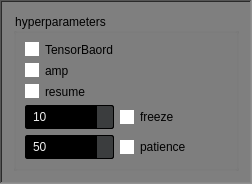
              <widget class="QFrame" name="frame_4">
               <property name="styleSheet">
                <string notr="true">background-color: rgb(127, 127, 127);
</string>
               </property>
               <property name="frameShape">
                <enum>QFrame::WinPanel</enum>
               </property>
               <property name="frameShadow">
                <enum>QFrame::Sunken</enum>
               </property>
               <layout class="QGridLayout" name="gridLayout_21">
                <item row="0" column="0">
                 <widget class="QGroupBox" name="groupBox_14">
                  <property name="layoutDirection">
                   <enum>Qt::LeftToRight</enum>
                  </property>
                  <property name="title">
                   <string>hyperparameters</string>
                  </property>
                  <layout class="QGridLayout" name="gridLayout_14">
                   <item row="6" column="0">
                    <widget class="QSpinBox" name="freeze_input">
                     <property name="sizePolicy">
                      <sizepolicy hsizetype="Preferred" vsizetype="Preferred">
                       <horstretch>0</horstretch>
                       <verstretch>0</verstretch>
                      </sizepolicy>
                     </property>
                     <property name="maximumSize">
                      <size>
                       <width>16777215</width>
                       <height>16777215</height>
                      </size>
                     </property>
                     <property name="styleSheet">
                      <string notr="true">QSpinBox, QDoubleSpinBox, QDateTimeEdit {
    background-color: rgb(0, 0, 0) /*bg_gen*/;
    color: rgb(238, 238, 238) /*txt*/;
    border: 1px solid #000;
    padding: 3px;
    padding-left: 5px;
    border-radius: 2px;
}

QDoubleSpinBox::up-button, QSpinBox::up-button, QDateTimeEdit::up-button {
    border-top-right-radius: 2px;
    background-color: rgb(59, 61, 62) /*bg_alt*/;
    width: 16px;
    border-width: 1px;
}

QDoubleSpinBox::up-button:hover, QSpinBox::up-button:hover, QDateTimeEdit::up-button:hover {
    background-color: orange;
}

QDoubleSpinBox::up-button:pressed, QSpinBox::up-button:pressed, QDateTimeEdit::up-button:pressed {
    background-color: red;
}

QDoubleSpinBox::up-arrow, QSpinBox::up-arrow, QDateTimeEdit::up-arrow {
    image: url(:/16x16/icons/16x16/up.gif);
    width: 7px;
    height: 7px;
}

QDoubleSpinBox::down-button, QSpinBox::down-button, QDateTimeEdit::down-button {
    border-bottom-right-radius: 2px;
    background-color: rgb(59, 61, 62) /*bg_alt*/;
    width: 16px;
    border-width: 1px;
}

QDoubleSpinBox::down-button:hover, QSpinBox::down-button:hover, QDateTimeEdit::down-button:hover {
    background-color: orange;
}

QDoubleSpinBox::down-button:pressed, QSpinBox::down-button:pressed, QDateTimeEdit::down-button:pressed {
    background-color: red;
}

QDoubleSpinBox::down-arrow, QSpinBox::down-arrow, QDateTimeEdit::down-arrow {
    image: url(:/16x16/icons/16x16/down.gif);
    width: 7px;
    height: 7px;
}</string>
                     </property>
                     <property name="minimum">
                      <number>1</number>
                     </property>
                     <property name="maximum">
                      <number>200</number>
                     </property>
                     <property name="value">
                      <number>10</number>
                     </property>
                    </widget>
                   </item>
                   <item row="7" column="0">
                    <widget class="QSpinBox" name="patience_input">
                     <property name="sizePolicy">
                      <sizepolicy hsizetype="Maximum" vsizetype="Preferred">
                       <horstretch>0</horstretch>
                       <verstretch>0</verstretch>
                      </sizepolicy>
                     </property>
                     <property name="maximumSize">
                      <size>
                       <width>1677777</width>
                       <height>16777215</height>
                      </size>
                     </property>
                     <property name="styleSheet">
                      <string notr="true">QSpinBox, QDoubleSpinBox, QDateTimeEdit {
    background-color: rgb(0, 0, 0) /*bg_gen*/;
    color: rgb(238, 238, 238) /*txt*/;
    border: 1px solid #000;
    padding: 3px;
    padding-left: 5px;
    border-radius: 2px;
}

QDoubleSpinBox::up-button, QSpinBox::up-button, QDateTimeEdit::up-button {
    border-top-right-radius: 2px;
    background-color: rgb(59, 61, 62) /*bg_alt*/;
    width: 16px;
    border-width: 1px;
}

QDoubleSpinBox::up-button:hover, QSpinBox::up-button:hover, QDateTimeEdit::up-button:hover {
    background-color: orange;
}

QDoubleSpinBox::up-button:pressed, QSpinBox::up-button:pressed, QDateTimeEdit::up-button:pressed {
    background-color: red;
}

QDoubleSpinBox::up-arrow, QSpinBox::up-arrow, QDateTimeEdit::up-arrow {
    image: url(:/16x16/icons/16x16/up.gif);
    width: 7px;
    height: 7px;
}

QDoubleSpinBox::down-button, QSpinBox::down-button, QDateTimeEdit::down-button {
    border-bottom-right-radius: 2px;
    background-color: rgb(59, 61, 62) /*bg_alt*/;
    width: 16px;
    border-width: 1px;
}

QDoubleSpinBox::down-button:hover, QSpinBox::down-button:hover, QDateTimeEdit::down-button:hover {
    background-color: orange;
}

QDoubleSpinBox::down-button:pressed, QSpinBox::down-button:pressed, QDateTimeEdit::down-button:pressed {
    background-color: red;
}

QDoubleSpinBox::down-arrow, QSpinBox::down-arrow, QDateTimeEdit::down-arrow {
    image: url(:/16x16/icons/16x16/down.gif);
    width: 7px;
    height: 7px;
}</string>
                     </property>
                     <property name="minimum">
                      <number>1</number>
                     </property>
                     <property name="maximum">
                      <number>200</number>
                     </property>
                     <property name="value">
                      <number>50</number>
                     </property>
                    </widget>
                   </item>
                   <item row="5" column="0">
                    <widget class="QCheckBox" name="resume_checkbox">
                     <property name="sizePolicy">
                      <sizepolicy hsizetype="Preferred" vsizetype="Preferred">
                       <horstretch>0</horstretch>
                       <verstretch>0</verstretch>
                      </sizepolicy>
                     </property>
                     <property name="maximumSize">
                      <size>
                       <width>16777215</width>
                       <height>16777215</height>
                      </size>
                     </property>
                     <property name="styleSheet">
                      <string notr="true">QCheckBox {
    background-color: transparent;
    color: black;
    border: none;
    border-radius: 50%;
 
}

QCheckBox::indicator {
    background-color: white;
    color: black;
    border-radius: 50%;
}

QCheckBox::indicator:hover {
    background-color: orange;
}

QCheckBox::indicator:checked {
    background-color: #ff0800;
}</string>
                     </property>
                     <property name="text">
                      <string>resume</string>
                     </property>
                    </widget>
                   </item>
                   <item row="3" column="0">
                    <widget class="QCheckBox" name="amp_true">
                     <property name="sizePolicy">
                      <sizepolicy hsizetype="Preferred" vsizetype="Preferred">
                       <horstretch>0</horstretch>
                       <verstretch>0</verstretch>
                      </sizepolicy>
                     </property>
                     <property name="styleSheet">
                      <string notr="true">QCheckBox {
    background-color: transparent;
    color: black;
    border: none;
    border-radius: 50%;
 
}

QCheckBox::indicator {
    background-color: white;
    color: black;
    border-radius: 50%;
}

QCheckBox::indicator:hover {
    background-color: orange;
}

QCheckBox::indicator:checked {
    background-color: #ff0800;
}</string>
                     </property>
                     <property name="text">
                      <string>amp</string>
                     </property>
                    </widget>
                   </item>
                   <item row="1" column="0">
                    <widget class="QCheckBox" name="tensorboardCheckbox">
                     <property name="sizePolicy">
                      <sizepolicy hsizetype="Preferred" vsizetype="Preferred">
                       <horstretch>0</horstretch>
                       <verstretch>0</verstretch>
                      </sizepolicy>
                     </property>
                     <property name="maximumSize">
                      <size>
                       <width>1677777</width>
                       <height>16777215</height>
                      </size>
                     </property>
                     <property name="styleSheet">
                      <string notr="true">QCheckBox {
    background-color: transparent;
    color: black;
    border: none;
    border-radius: 50%;
 
}

QCheckBox::indicator {
    background-color: white;
    color: black;
    border-radius: 50%;
}

QCheckBox::indicator:hover {
    background-color: orange;
}

QCheckBox::indicator:checked {
    background-color: #ff0800;
}</string>
                     </property>
                     <property name="text">
                      <string>TensorBaord</string>
                     </property>
                    </widget>
                   </item>
                   <item row="7" column="1">
                    <widget class="QCheckBox" name="patience_checkbox">
                     <property name="sizePolicy">
                      <sizepolicy hsizetype="Preferred" vsizetype="Preferred">
                       <horstretch>0</horstretch>
                       <verstretch>0</verstretch>
                      </sizepolicy>
                     </property>
                     <property name="maximumSize">
                      <size>
                       <width>1677777</width>
                       <height>16777215</height>
                      </size>
                     </property>
                     <property name="styleSheet">
                      <string notr="true">QCheckBox {
    background-color: transparent;
    color: black;
    border: none;
    border-radius: 50%;
 
}

QCheckBox::indicator {
    background-color: white;
    color: black;
    border-radius: 50%;
}

QCheckBox::indicator:hover {
    background-color: orange;
}

QCheckBox::indicator:checked {
    background-color: #ff0800;
}</string>
                     </property>
                     <property name="text">
                      <string>patience</string>
                     </property>
                    </widget>
                   </item>
                   <item row="6" column="1">
                    <widget class="QCheckBox" name="freeze_checkbox">
                     <property name="sizePolicy">
                      <sizepolicy hsizetype="Preferred" vsizetype="Preferred">
                       <horstretch>0</horstretch>
                       <verstretch>0</verstretch>
                      </sizepolicy>
                     </property>
                     <property name="maximumSize">
                      <size>
                       <width>16777215</width>
                       <height>16777215</height>
                      </size>
                     </property>
                     <property name="styleSheet">
                      <string notr="true">QCheckBox {
    background-color: transparent;
    color: black;
    border: none;
    border-radius: 50%;
 
}

QCheckBox::indicator {
    background-color: white;
    color: black;
    border-radius: 50%;
}

QCheckBox::indicator:hover {
    background-color: orange;
}

QCheckBox::indicator:checked {
    background-color: #ff0800;
}</string>
                     </property>
                     <property name="text">
                      <string>freeze</string>
                     </property>
                    </widget>
                   </item>
                   <item row="7" column="2">
                    <spacer name="horizontalSpacer">
                     <property name="orientation">
                      <enum>Qt::Horizontal</enum>
                     </property>
                     <property name="sizeHint" stdset="0">
                      <size>
                       <width>40</width>
                       <height>20</height>
                      </size>
                     </property>
                    </spacer>
                   </item>
                  </layout>
                 </widget>
                </item>
               </layout>
              </widget>
